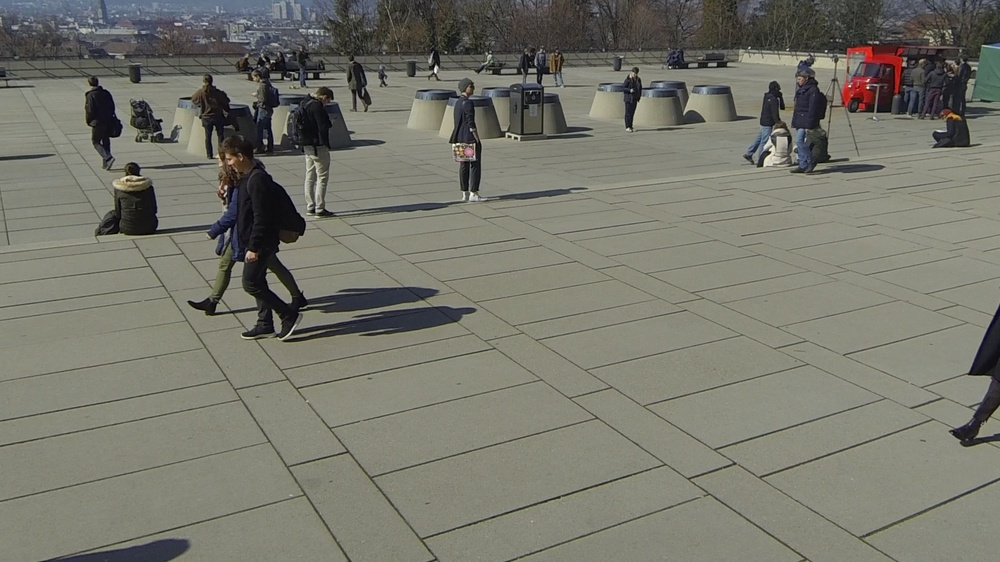
#> input picture new_data/large/final_test/80.jpg, 1000 x 562 px, shrunk from 1920 x 1080 before the run; its folder holds only this picture in this run
$ python noise.py
#> lines starting #> are read from the running program, lines starting #| are printed output that depends on the picture
from PIL import Image
import numpy as np
from skimage.util import random_noise
import random
import os
noise = [{'mode': 's&p', 'amount': random.uniform(0.02, 0.05)},
         {'mode': 'gaussian', 'var': random.uniform(0.005, 0.015)},
         {'mode': 'poisson'},
         {'mode': 'speckle', 'var': random.uniform(0.005, 0.015)},
         {'mode': 'localvar'}]
path = './new_data/large/final_test'
images = os.listdir(path)
for image in images:
    im = Image.open(f'{path}/{image}')
#> im is the input picture: PIL image 1000x562 RGB; mean R, G, B 119.1, 118.8, 108
    im_arr = np.asarray(im)
    noise_im = random_noise(im_arr, **noise[1])
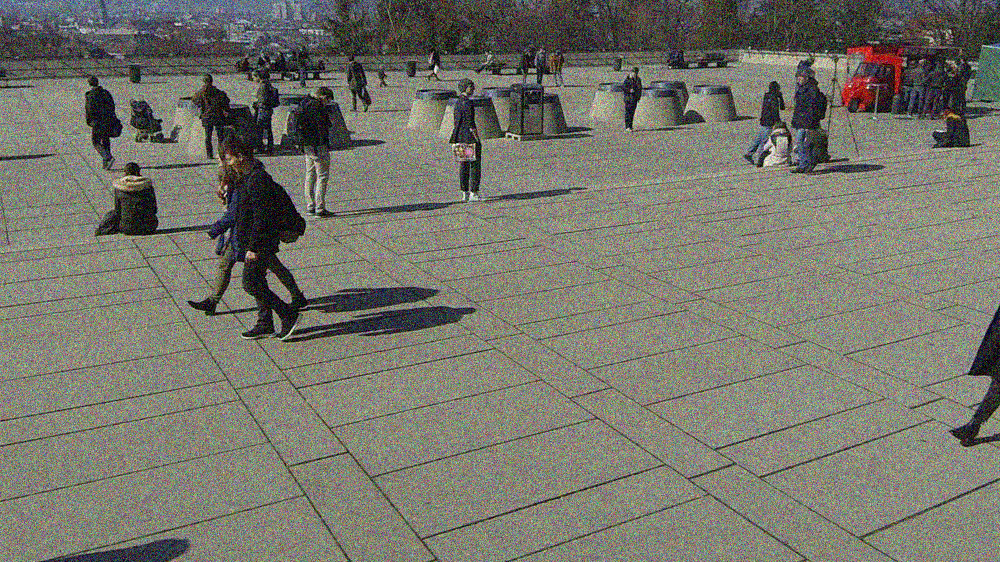
#> noise_im: shape (562, 1000, 3) float64; mean R, G, B 0.468, 0.467, 0.425
    noise_im = (255*noise_im).astype(np.uint8)
    img = Image.fromarray(noise_im)
    img.save(f'./new_data/large/final_test/noisy_{image}')

$ run again, on new_data/large/final_test/84.jpg
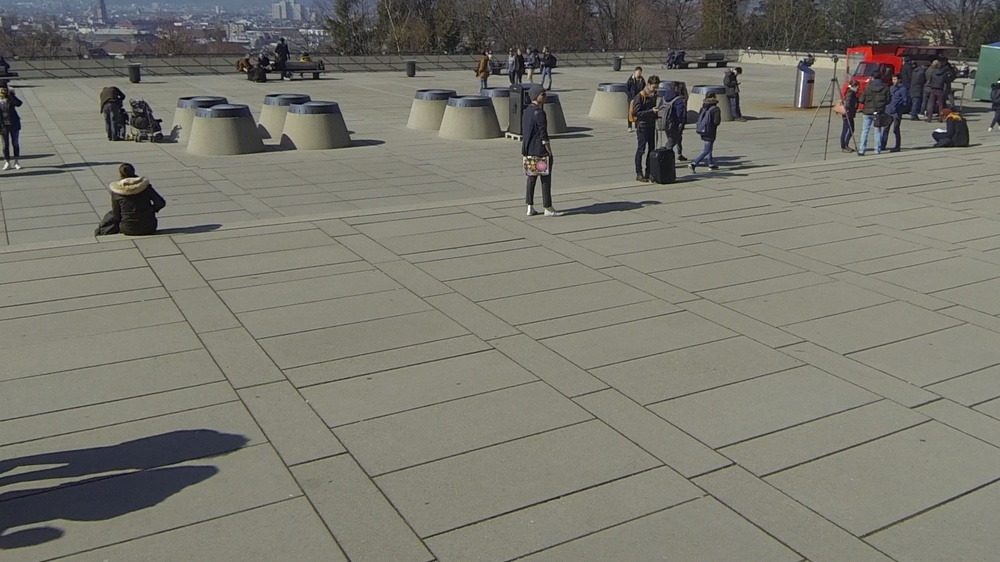
#> input picture new_data/large/final_test/84.jpg, 1000 x 562 px, shrunk from 1920 x 1080 before the run
#> im is the input picture: PIL image 1000x562 RGB; mean R, G, B 120.7, 119.7, 109.9
#> `noise_im = random_noise(im_arr, **noise[1])`:
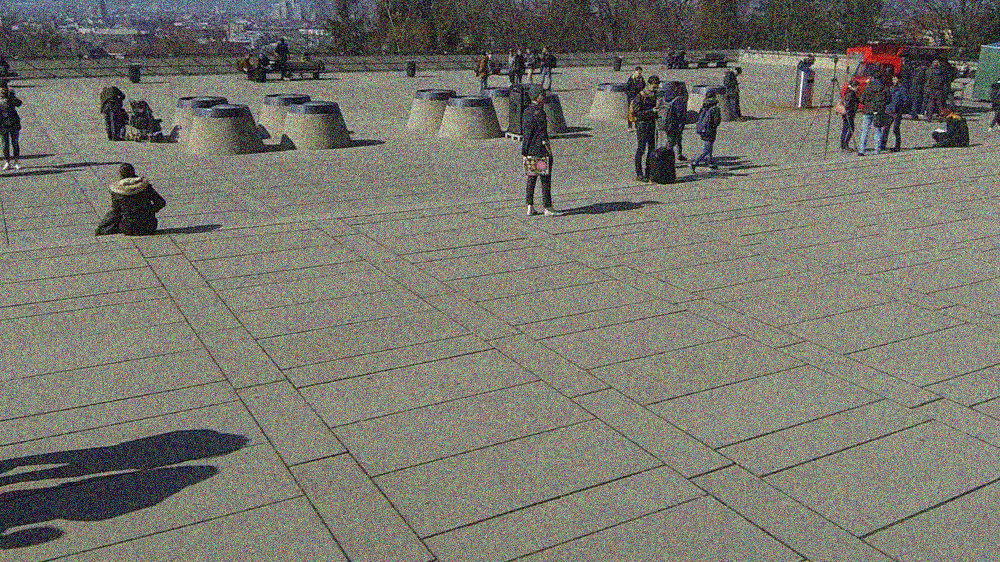
#> noise_im: shape (562, 1000, 3) float64; mean R, G, B 0.473, 0.47, 0.432

$ run again, on new_data/large/final_test/85.jpg
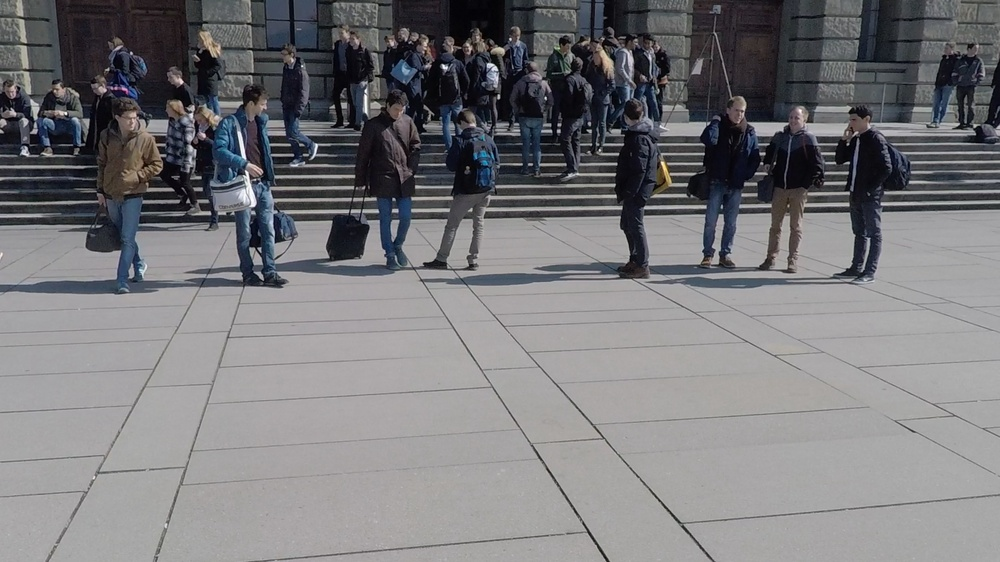
#> input picture new_data/large/final_test/85.jpg, 1000 x 562 px, shrunk from 1920 x 1080 before the run
#> im is the input picture: PIL image 1000x562 RGB; mean R, G, B 120.9, 120.5, 123.2
#> `noise_im = random_noise(im_arr, **noise[1])`:
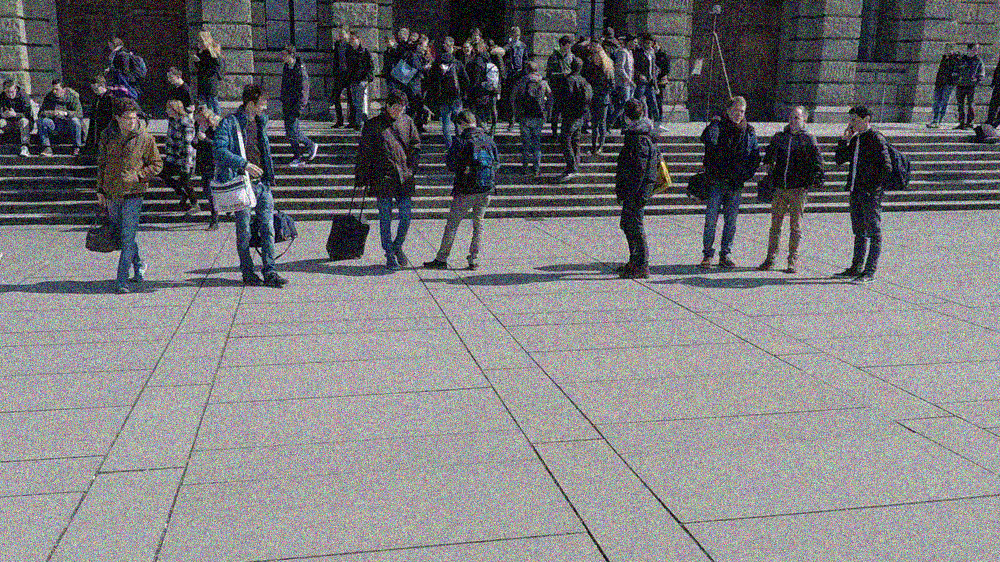
#> noise_im: shape (562, 1000, 3) float64; mean R, G, B 0.477, 0.475, 0.485

$ run again, on new_data/large/final_test/86.jpg
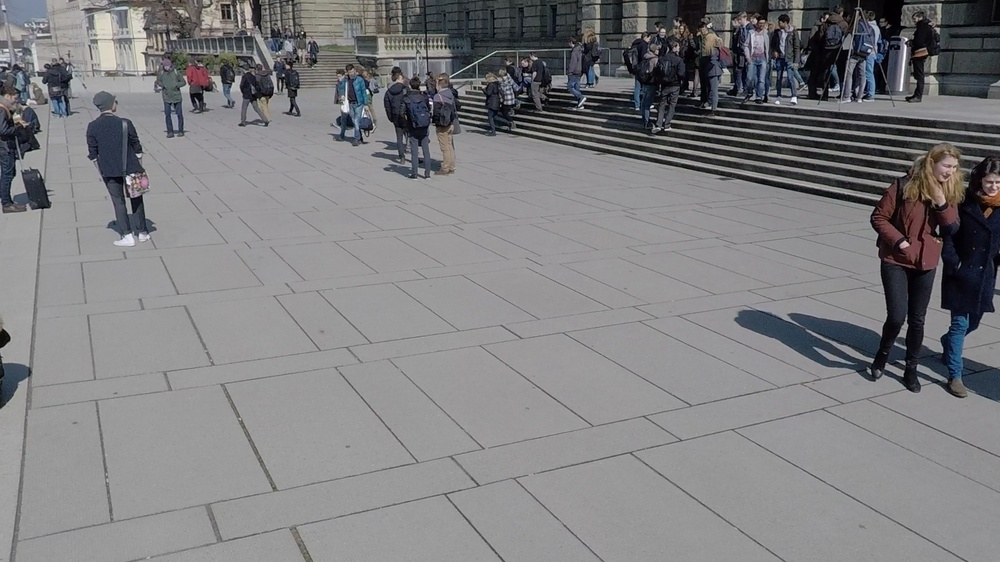
#> input picture new_data/large/final_test/86.jpg, 1000 x 562 px, shrunk from 1920 x 1080 before the run
#> im is the input picture: PIL image 1000x562 RGB; mean R, G, B 126.2, 126, 127.9
#> `noise_im = random_noise(im_arr, **noise[1])`:
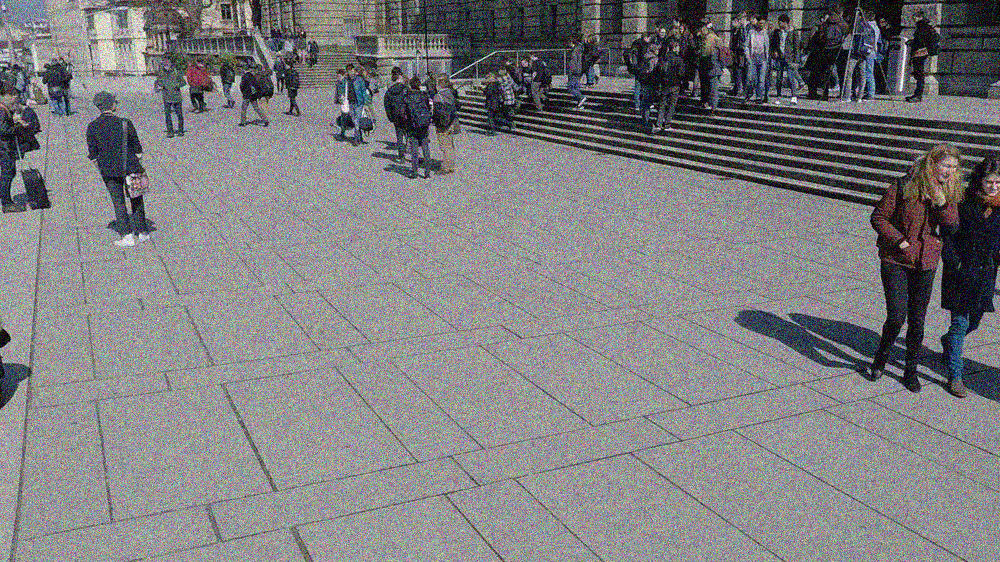
#> noise_im: shape (562, 1000, 3) float64; mean R, G, B 0.497, 0.496, 0.503

$ run again, on new_data/large/final_test/81.jpg
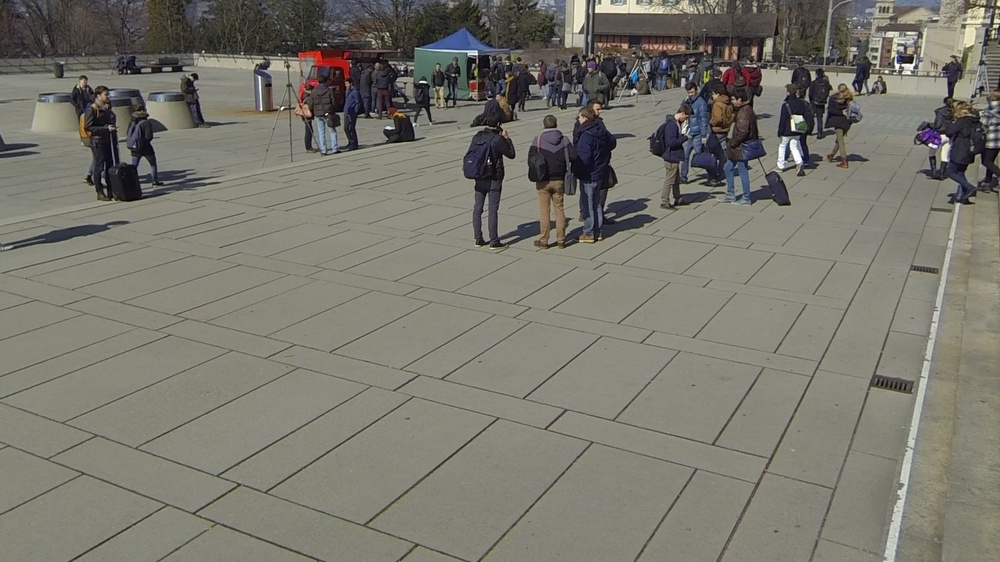
#> input picture new_data/large/final_test/81.jpg, 1000 x 562 px, shrunk from 1920 x 1080 before the run
#> im is the input picture: PIL image 1000x562 RGB; mean R, G, B 120.4, 118.9, 109.1
#> `noise_im = random_noise(im_arr, **noise[1])`:
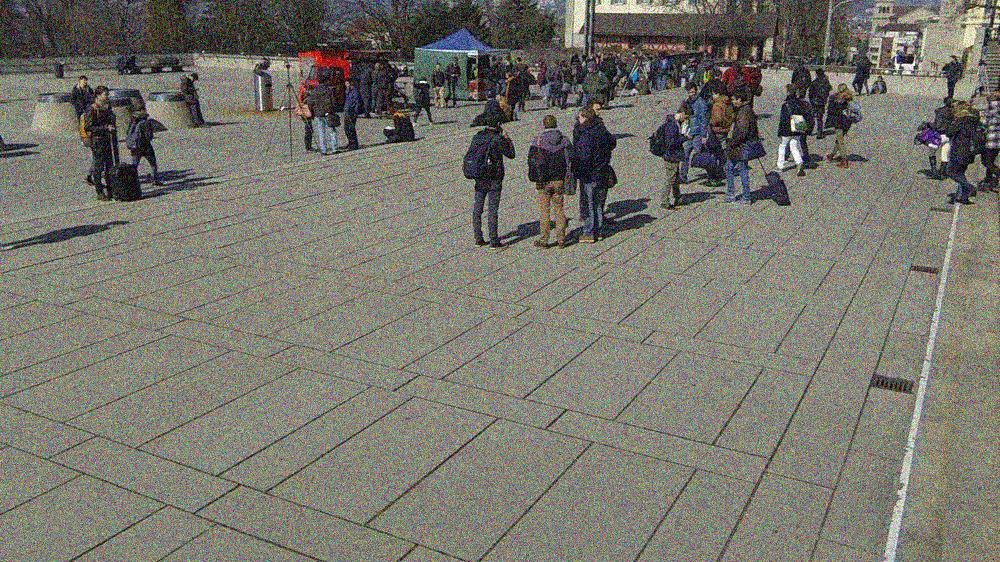
#> noise_im: shape (562, 1000, 3) float64; mean R, G, B 0.472, 0.467, 0.429
